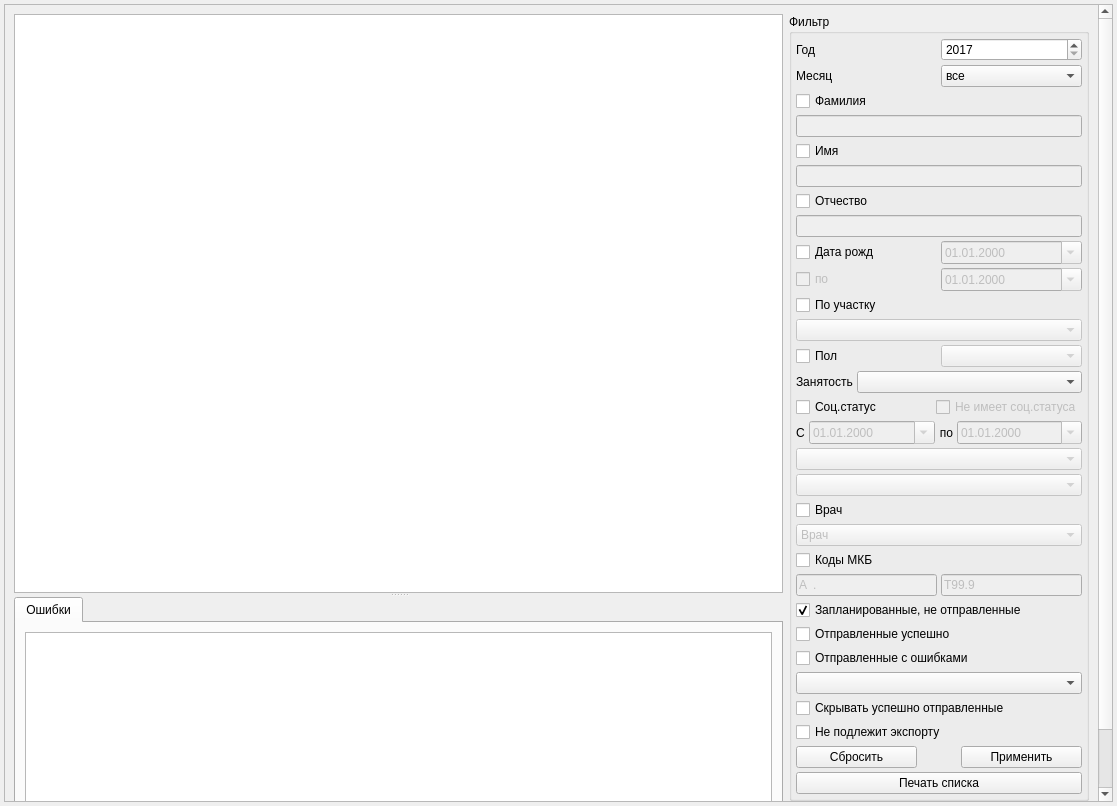
<?xml version="1.0" encoding="UTF-8"?>
<ui version="4.0">
 <class>DispExchangeDiagnosisPage</class>
 <widget class="QWidget" name="DispExchangeDiagnosisPage">
  <property name="geometry">
   <rect>
    <x>0</x>
    <y>0</y>
    <width>1117</width>
    <height>806</height>
   </rect>
  </property>
  <property name="windowTitle">
   <string>Диспансерные осмотры</string>
  </property>
  <layout class="QHBoxLayout" name="horizontalLayout" stretch="0">
   <property name="spacing">
    <number>4</number>
   </property>
   <property name="margin">
    <number>4</number>
   </property>
   <item>
    <widget class="QScrollArea" name="scrollArea">
     <property name="widgetResizable">
      <bool>true</bool>
     </property>
     <widget class="QWidget" name="scrollAreaWidgetContents">
      <property name="geometry">
       <rect>
        <x>0</x>
        <y>0</y>
        <width>1107</width>
        <height>796</height>
       </rect>
      </property>
      <layout class="QHBoxLayout" name="horizontalLayout_2">
       <item>
        <widget class="QSplitter" name="splitter">
         <property name="sizePolicy">
          <sizepolicy hsizetype="Expanding" vsizetype="Expanding">
           <horstretch>1</horstretch>
           <verstretch>0</verstretch>
          </sizepolicy>
         </property>
         <property name="orientation">
          <enum>Qt::Vertical</enum>
         </property>
         <widget class="CTableView" name="tblDiagnosisDispansPlaned">
          <property name="sizePolicy">
           <sizepolicy hsizetype="Expanding" vsizetype="Expanding">
            <horstretch>0</horstretch>
            <verstretch>1</verstretch>
           </sizepolicy>
          </property>
         </widget>
         <widget class="QWidget" name="layoutWidget">
          <layout class="QVBoxLayout" name="verticalLayout_2">
           <item>
            <widget class="QTabWidget" name="tabWidget">
             <property name="sizePolicy">
              <sizepolicy hsizetype="Expanding" vsizetype="Expanding">
               <horstretch>0</horstretch>
               <verstretch>0</verstretch>
              </sizepolicy>
             </property>
             <property name="currentIndex">
              <number>0</number>
             </property>
             <widget class="QWidget" name="tabPlanExportErrors">
              <attribute name="title">
               <string>Ошибки</string>
              </attribute>
              <layout class="QVBoxLayout" name="verticalLayout">
               <item>
                <widget class="CTableView" name="tblPlanExportErrors"/>
               </item>
              </layout>
             </widget>
            </widget>
           </item>
           <item>
            <widget class="QLabel" name="lblRowCount">
             <property name="text">
              <string>Список пуст</string>
             </property>
            </widget>
           </item>
          </layout>
         </widget>
        </widget>
       </item>
       <item>
        <layout class="QVBoxLayout" name="verticalLayout_3">
         <property name="sizeConstraint">
          <enum>QLayout::SetDefaultConstraint</enum>
         </property>
         <item>
          <widget class="QGroupBox" name="groupBox">
           <property name="sizePolicy">
            <sizepolicy hsizetype="Minimum" vsizetype="Fixed">
             <horstretch>0</horstretch>
             <verstretch>0</verstretch>
            </sizepolicy>
           </property>
           <property name="minimumSize">
            <size>
             <width>300</width>
             <height>0</height>
            </size>
           </property>
           <property name="title">
            <string>Фильтр</string>
           </property>
           <layout class="QVBoxLayout" name="verticalLayout_6">
            <property name="spacing">
             <number>4</number>
            </property>
            <property name="margin">
             <number>4</number>
            </property>
            <item>
             <layout class="QGridLayout" name="gridLayout">
              <item row="1" column="0">
               <widget class="QLabel" name="label_2">
                <property name="text">
                 <string>Месяц</string>
                </property>
               </widget>
              </item>
              <item row="0" column="1">
               <widget class="QSpinBox" name="sbYear">
                <property name="minimum">
                 <number>2017</number>
                </property>
                <property name="maximum">
                 <number>9999</number>
                </property>
               </widget>
              </item>
              <item row="1" column="1">
               <widget class="QComboBox" name="cmbMonth">
                <item>
                 <property name="text">
                  <string>все</string>
                 </property>
                </item>
                <item>
                 <property name="text">
                  <string>январь</string>
                 </property>
                </item>
                <item>
                 <property name="text">
                  <string>февраль</string>
                 </property>
                </item>
                <item>
                 <property name="text">
                  <string>март</string>
                 </property>
                </item>
                <item>
                 <property name="text">
                  <string>апрель</string>
                 </property>
                </item>
                <item>
                 <property name="text">
                  <string>май</string>
                 </property>
                </item>
                <item>
                 <property name="text">
                  <string>июнь</string>
                 </property>
                </item>
                <item>
                 <property name="text">
                  <string>июль</string>
                 </property>
                </item>
                <item>
                 <property name="text">
                  <string>август</string>
                 </property>
                </item>
                <item>
                 <property name="text">
                  <string>сентябрь</string>
                 </property>
                </item>
                <item>
                 <property name="text">
                  <string>октябрь</string>
                 </property>
                </item>
                <item>
                 <property name="text">
                  <string>ноябрь</string>
                 </property>
                </item>
                <item>
                 <property name="text">
                  <string>декабрь</string>
                 </property>
                </item>
               </widget>
              </item>
              <item row="0" column="0">
               <widget class="QLabel" name="label">
                <property name="text">
                 <string>Год</string>
                </property>
               </widget>
              </item>
             </layout>
            </item>
            <item>
             <widget class="QCheckBox" name="chkFilterLastName">
              <property name="sizePolicy">
               <sizepolicy hsizetype="Minimum" vsizetype="Fixed">
                <horstretch>0</horstretch>
                <verstretch>0</verstretch>
               </sizepolicy>
              </property>
              <property name="text">
               <string>Фамилия</string>
              </property>
             </widget>
            </item>
            <item>
             <widget class="QLineEdit" name="edtFilterLastName">
              <property name="enabled">
               <bool>false</bool>
              </property>
              <property name="sizePolicy">
               <sizepolicy hsizetype="Minimum" vsizetype="Fixed">
                <horstretch>0</horstretch>
                <verstretch>0</verstretch>
               </sizepolicy>
              </property>
             </widget>
            </item>
            <item>
             <widget class="QCheckBox" name="chkFilterFirstName">
              <property name="sizePolicy">
               <sizepolicy hsizetype="Minimum" vsizetype="Fixed">
                <horstretch>0</horstretch>
                <verstretch>0</verstretch>
               </sizepolicy>
              </property>
              <property name="text">
               <string>Имя</string>
              </property>
             </widget>
            </item>
            <item>
             <widget class="QLineEdit" name="edtFilterFirstName">
              <property name="enabled">
               <bool>false</bool>
              </property>
              <property name="sizePolicy">
               <sizepolicy hsizetype="Minimum" vsizetype="Fixed">
                <horstretch>0</horstretch>
                <verstretch>0</verstretch>
               </sizepolicy>
              </property>
             </widget>
            </item>
            <item>
             <widget class="QCheckBox" name="chkFilterPatrName">
              <property name="sizePolicy">
               <sizepolicy hsizetype="Minimum" vsizetype="Fixed">
                <horstretch>0</horstretch>
                <verstretch>0</verstretch>
               </sizepolicy>
              </property>
              <property name="text">
               <string>Отчество</string>
              </property>
             </widget>
            </item>
            <item>
             <widget class="QLineEdit" name="edtFilterPatrName">
              <property name="enabled">
               <bool>false</bool>
              </property>
              <property name="sizePolicy">
               <sizepolicy hsizetype="Minimum" vsizetype="Fixed">
                <horstretch>0</horstretch>
                <verstretch>0</verstretch>
               </sizepolicy>
              </property>
             </widget>
            </item>
            <item>
             <layout class="QHBoxLayout" name="horizontalLayout_30" stretch="2,2">
              <item>
               <widget class="QCheckBox" name="chkFilterBirthDay">
                <property name="sizePolicy">
                 <sizepolicy hsizetype="Minimum" vsizetype="Fixed">
                  <horstretch>0</horstretch>
                  <verstretch>0</verstretch>
                 </sizepolicy>
                </property>
                <property name="text">
                 <string>Дата рожд</string>
                </property>
               </widget>
              </item>
              <item>
               <widget class="CDateEdit" name="edtFilterBirthDay">
                <property name="enabled">
                 <bool>false</bool>
                </property>
                <property name="sizePolicy">
                 <sizepolicy hsizetype="Preferred" vsizetype="Fixed">
                  <horstretch>0</horstretch>
                  <verstretch>0</verstretch>
                 </sizepolicy>
                </property>
                <property name="displayFormat">
                 <string notr="true">dd.MM.yyyy</string>
                </property>
                <property name="calendarPopup">
                 <bool>true</bool>
                </property>
               </widget>
              </item>
             </layout>
            </item>
            <item>
             <layout class="QHBoxLayout" name="horizontalLayout_29" stretch="2,2">
              <item>
               <widget class="QCheckBox" name="chkFilterEndBirthDay">
                <property name="enabled">
                 <bool>false</bool>
                </property>
                <property name="sizePolicy">
                 <sizepolicy hsizetype="Minimum" vsizetype="Fixed">
                  <horstretch>0</horstretch>
                  <verstretch>0</verstretch>
                 </sizepolicy>
                </property>
                <property name="text">
                 <string>по</string>
                </property>
               </widget>
              </item>
              <item>
               <widget class="CDateEdit" name="edtFilterEndBirthDay">
                <property name="enabled">
                 <bool>false</bool>
                </property>
                <property name="sizePolicy">
                 <sizepolicy hsizetype="Preferred" vsizetype="Fixed">
                  <horstretch>0</horstretch>
                  <verstretch>0</verstretch>
                 </sizepolicy>
                </property>
                <property name="displayFormat">
                 <string notr="true">dd.MM.yyyy</string>
                </property>
                <property name="calendarPopup">
                 <bool>true</bool>
                </property>
               </widget>
              </item>
             </layout>
            </item>
            <item>
             <widget class="QCheckBox" name="chkFilterAddressOrgStructure">
              <property name="text">
               <string>По участку</string>
              </property>
             </widget>
            </item>
            <item>
             <widget class="COrgStructureComboBox" name="cmbFilterAddressOrgStructure">
              <property name="enabled">
               <bool>false</bool>
              </property>
             </widget>
            </item>
            <item>
             <layout class="QHBoxLayout" name="horizontalLayout_28" stretch="2,2">
              <item>
               <widget class="QCheckBox" name="chkFilterSex">
                <property name="text">
                 <string>Пол</string>
                </property>
               </widget>
              </item>
              <item>
               <widget class="QComboBox" name="cmbFilterSex">
                <property name="enabled">
                 <bool>false</bool>
                </property>
                <property name="sizePolicy">
                 <sizepolicy hsizetype="Preferred" vsizetype="Fixed">
                  <horstretch>0</horstretch>
                  <verstretch>0</verstretch>
                 </sizepolicy>
                </property>
                <property name="maximumSize">
                 <size>
                  <width>16777215</width>
                  <height>16777215</height>
                 </size>
                </property>
                <item>
                 <property name="text">
                  <string/>
                 </property>
                </item>
                <item>
                 <property name="text">
                  <string>М</string>
                 </property>
                </item>
                <item>
                 <property name="text">
                  <string>Ж</string>
                 </property>
                </item>
               </widget>
              </item>
             </layout>
            </item>
            <item>
             <layout class="QHBoxLayout" name="horizontalLayout_4" stretch="0,1">
              <property name="spacing">
               <number>4</number>
              </property>
              <item>
               <widget class="QLabel" name="lblBusyness">
                <property name="text">
                 <string>Занятость</string>
                </property>
               </widget>
              </item>
              <item>
               <widget class="QComboBox" name="cmbBusyness">
                <property name="sizePolicy">
                 <sizepolicy hsizetype="Preferred" vsizetype="Fixed">
                  <horstretch>0</horstretch>
                  <verstretch>0</verstretch>
                 </sizepolicy>
                </property>
                <item>
                 <property name="text">
                  <string/>
                 </property>
                </item>
                <item>
                 <property name="text">
                  <string>работающие</string>
                 </property>
                </item>
                <item>
                 <property name="text">
                  <string>неработающие</string>
                 </property>
                </item>
               </widget>
              </item>
             </layout>
            </item>
            <item>
             <layout class="QHBoxLayout" name="horizontalLayout_5">
              <item>
               <widget class="QCheckBox" name="chkSocStatuses">
                <property name="text">
                 <string>Соц.статус</string>
                </property>
               </widget>
              </item>
              <item>
               <widget class="QCheckBox" name="chkSocStatusesCondition">
                <property name="enabled">
                 <bool>false</bool>
                </property>
                <property name="text">
                 <string>Не имеет соц.статуса</string>
                </property>
               </widget>
              </item>
             </layout>
            </item>
            <item>
             <layout class="QHBoxLayout" name="horizontalLayout_38" stretch="0,2,0,2">
              <item>
               <widget class="QLabel" name="lblFilterSocStatusesBegDate">
                <property name="sizePolicy">
                 <sizepolicy hsizetype="Minimum" vsizetype="Preferred">
                  <horstretch>0</horstretch>
                  <verstretch>0</verstretch>
                 </sizepolicy>
                </property>
                <property name="text">
                 <string>С</string>
                </property>
               </widget>
              </item>
              <item>
               <widget class="CDateEdit" name="edtFilterSocStatusesBegDate">
                <property name="enabled">
                 <bool>false</bool>
                </property>
                <property name="sizePolicy">
                 <sizepolicy hsizetype="Preferred" vsizetype="Fixed">
                  <horstretch>0</horstretch>
                  <verstretch>0</verstretch>
                 </sizepolicy>
                </property>
                <property name="displayFormat">
                 <string notr="true">dd.MM.yyyy</string>
                </property>
                <property name="calendarPopup">
                 <bool>true</bool>
                </property>
               </widget>
              </item>
              <item>
               <widget class="QLabel" name="lblFilterSocStatusesEndDate">
                <property name="sizePolicy">
                 <sizepolicy hsizetype="Minimum" vsizetype="Preferred">
                  <horstretch>0</horstretch>
                  <verstretch>0</verstretch>
                 </sizepolicy>
                </property>
                <property name="text">
                 <string>по</string>
                </property>
                <property name="alignment">
                 <set>Qt::AlignRight|Qt::AlignTrailing|Qt::AlignVCenter</set>
                </property>
               </widget>
              </item>
              <item>
               <widget class="CDateEdit" name="edtFilterSocStatusesEndDate">
                <property name="enabled">
                 <bool>false</bool>
                </property>
                <property name="sizePolicy">
                 <sizepolicy hsizetype="Preferred" vsizetype="Fixed">
                  <horstretch>0</horstretch>
                  <verstretch>0</verstretch>
                 </sizepolicy>
                </property>
                <property name="displayFormat">
                 <string notr="true">dd.MM.yyyy</string>
                </property>
                <property name="calendarPopup">
                 <bool>true</bool>
                </property>
               </widget>
              </item>
             </layout>
            </item>
            <item>
             <widget class="CSocStatusComboBox" name="cmbSocStatusesClass">
              <property name="enabled">
               <bool>false</bool>
              </property>
             </widget>
            </item>
            <item>
             <widget class="CRBComboBox" name="cmbSocStatusesType">
              <property name="enabled">
               <bool>false</bool>
              </property>
             </widget>
            </item>
            <item>
             <widget class="QCheckBox" name="chkFilterPerson">
              <property name="text">
               <string>Врач</string>
              </property>
             </widget>
            </item>
            <item>
             <widget class="CPersonComboBoxEx" name="cmbFilterPerson">
              <property name="enabled">
               <bool>false</bool>
              </property>
              <property name="sizePolicy">
               <sizepolicy hsizetype="Preferred" vsizetype="Fixed">
                <horstretch>0</horstretch>
                <verstretch>0</verstretch>
               </sizepolicy>
              </property>
              <property name="whatsThis">
               <string/>
              </property>
              <item>
               <property name="text">
                <string>Врач</string>
               </property>
              </item>
             </widget>
            </item>
            <item>
             <widget class="QCheckBox" name="chkFilterMKB">
              <property name="text">
               <string>Коды МКБ</string>
              </property>
             </widget>
            </item>
            <item>
             <layout class="QHBoxLayout" name="horizontalLayout_83">
              <item>
               <widget class="CICDCodeEdit" name="edtFilterMKBFrom">
                <property name="enabled">
                 <bool>false</bool>
                </property>
                <property name="sizePolicy">
                 <sizepolicy hsizetype="Minimum" vsizetype="Fixed">
                  <horstretch>0</horstretch>
                  <verstretch>0</verstretch>
                 </sizepolicy>
                </property>
                <property name="inputMask">
                 <string>a00.00; </string>
                </property>
                <property name="text">
                 <string>A.</string>
                </property>
               </widget>
              </item>
              <item>
               <widget class="CICDCodeEdit" name="edtFilterMKBTo">
                <property name="enabled">
                 <bool>false</bool>
                </property>
                <property name="sizePolicy">
                 <sizepolicy hsizetype="Minimum" vsizetype="Fixed">
                  <horstretch>0</horstretch>
                  <verstretch>0</verstretch>
                 </sizepolicy>
                </property>
                <property name="inputMask">
                 <string>a00.00; </string>
                </property>
                <property name="text">
                 <string>T99.9</string>
                </property>
                <property name="maxLength">
                 <number>6</number>
                </property>
               </widget>
              </item>
             </layout>
            </item>
            <item>
             <widget class="QCheckBox" name="chkNotExported">
              <property name="text">
               <string>Запланированные, не отправленные</string>
              </property>
              <property name="checked">
               <bool>true</bool>
              </property>
             </widget>
            </item>
            <item>
             <widget class="QCheckBox" name="chkExportedSuccessfully">
              <property name="text">
               <string>Отправленные успешно</string>
              </property>
              <property name="checked">
               <bool>false</bool>
              </property>
             </widget>
            </item>
            <item>
             <widget class="QCheckBox" name="chkExportedWithErrors">
              <property name="text">
               <string>Отправленные с ошибками</string>
              </property>
              <property name="checked">
               <bool>false</bool>
              </property>
             </widget>
            </item>
            <item>
             <widget class="CRecordMultivalueComboBox" name="cmbExportedWithErrors"/>
            </item>
            <item>
             <widget class="QCheckBox" name="chkHideSuccess">
              <property name="text">
               <string>Скрывать успешно отправленные</string>
              </property>
             </widget>
            </item>
            <item>
             <widget class="QCheckBox" name="chkFilterIsExport">
              <property name="text">
               <string>Не подлежит экспорту</string>
              </property>
             </widget>
            </item>
            <item>
             <layout class="QHBoxLayout" name="horizontalLayout_3">
              <item>
               <widget class="QPushButton" name="btnResetFilter">
                <property name="text">
                 <string>Сбросить</string>
                </property>
               </widget>
              </item>
              <item>
               <spacer name="horizontalSpacer">
                <property name="orientation">
                 <enum>Qt::Horizontal</enum>
                </property>
                <property name="sizeType">
                 <enum>QSizePolicy::Minimum</enum>
                </property>
                <property name="sizeHint" stdset="0">
                 <size>
                  <width>40</width>
                  <height>20</height>
                 </size>
                </property>
               </spacer>
              </item>
              <item>
               <widget class="QPushButton" name="btnApplyFilter">
                <property name="text">
                 <string>Применить</string>
                </property>
               </widget>
              </item>
             </layout>
            </item>
            <item>
             <widget class="QPushButton" name="btnShowReport">
              <property name="text">
               <string>Печать списка</string>
              </property>
             </widget>
            </item>
           </layout>
          </widget>
         </item>
         <item>
          <widget class="QPushButton" name="btnPutEvPlanList">
           <property name="text">
            <string>Экспорт плана диспансерных осмотров</string>
           </property>
          </widget>
         </item>
         <item>
          <widget class="QPushButton" name="btnExportedPlan">
           <property name="text">
            <string>Список запланированных в ТФОМС</string>
           </property>
          </widget>
         </item>
         <item>
          <spacer name="verticalSpacer">
           <property name="orientation">
            <enum>Qt::Vertical</enum>
           </property>
           <property name="sizeHint" stdset="0">
            <size>
             <width>20</width>
             <height>40</height>
            </size>
           </property>
          </spacer>
         </item>
        </layout>
       </item>
      </layout>
     </widget>
    </widget>
   </item>
  </layout>
 </widget>
 <customwidgets>
  <customwidget>
   <class>COrgStructureComboBox</class>
   <extends>QComboBox</extends>
   <header>Orgs/OrgStructComboBoxes.h</header>
  </customwidget>
  <customwidget>
   <class>CDateEdit</class>
   <extends>QDateEdit</extends>
   <header>library/DateEdit</header>
  </customwidget>
  <customwidget>
   <class>CTableView</class>
   <extends>QTableView</extends>
   <header>library/TableView.h</header>
  </customwidget>
  <customwidget>
   <class>CPersonComboBoxEx</class>
   <extends>QComboBox</extends>
   <header>Orgs/PersonComboBoxEx.h</header>
  </customwidget>
  <customwidget>
   <class>CICDCodeEdit</class>
   <extends>QLineEdit</extends>
   <header>library/ICDCodeEdit.h</header>
  </customwidget>
  <customwidget>
   <class>CRBComboBox</class>
   <extends>QComboBox</extends>
   <header>library/crbcombobox.h</header>
  </customwidget>
  <customwidget>
   <class>CSocStatusComboBox</class>
   <extends>QComboBox</extends>
   <header>Registry/SocStatusComboBox.h</header>
  </customwidget>
  <customwidget>
   <class>CRecordMultivalueComboBox</class>
   <extends>QComboBox</extends>
   <header>library/MultivalueComboBox.h</header>
  </customwidget>
 </customwidgets>
 <tabstops>
  <tabstop>scrollArea</tabstop>
  <tabstop>tblDiagnosisDispansPlaned</tabstop>
  <tabstop>tabWidget</tabstop>
  <tabstop>tblPlanExportErrors</tabstop>
  <tabstop>sbYear</tabstop>
  <tabstop>cmbMonth</tabstop>
  <tabstop>chkFilterLastName</tabstop>
  <tabstop>edtFilterLastName</tabstop>
  <tabstop>chkFilterFirstName</tabstop>
  <tabstop>edtFilterFirstName</tabstop>
  <tabstop>chkFilterPatrName</tabstop>
  <tabstop>edtFilterPatrName</tabstop>
  <tabstop>chkFilterBirthDay</tabstop>
  <tabstop>edtFilterBirthDay</tabstop>
  <tabstop>chkFilterEndBirthDay</tabstop>
  <tabstop>edtFilterEndBirthDay</tabstop>
  <tabstop>chkFilterAddressOrgStructure</tabstop>
  <tabstop>cmbFilterAddressOrgStructure</tabstop>
  <tabstop>chkFilterSex</tabstop>
  <tabstop>cmbFilterSex</tabstop>
  <tabstop>cmbBusyness</tabstop>
  <tabstop>chkSocStatuses</tabstop>
  <tabstop>chkSocStatusesCondition</tabstop>
  <tabstop>edtFilterSocStatusesBegDate</tabstop>
  <tabstop>edtFilterSocStatusesEndDate</tabstop>
  <tabstop>cmbSocStatusesClass</tabstop>
  <tabstop>cmbSocStatusesType</tabstop>
  <tabstop>chkFilterPerson</tabstop>
  <tabstop>cmbFilterPerson</tabstop>
  <tabstop>chkFilterMKB</tabstop>
  <tabstop>edtFilterMKBFrom</tabstop>
  <tabstop>edtFilterMKBTo</tabstop>
  <tabstop>chkNotExported</tabstop>
  <tabstop>chkExportedSuccessfully</tabstop>
  <tabstop>chkExportedWithErrors</tabstop>
  <tabstop>cmbExportedWithErrors</tabstop>
  <tabstop>chkHideSuccess</tabstop>
  <tabstop>chkFilterIsExport</tabstop>
  <tabstop>btnResetFilter</tabstop>
  <tabstop>btnApplyFilter</tabstop>
  <tabstop>btnShowReport</tabstop>
  <tabstop>btnPutEvPlanList</tabstop>
  <tabstop>btnExportedPlan</tabstop>
 </tabstops>
 <resources/>
 <connections>
  <connection>
   <sender>chkExportedWithErrors</sender>
   <signal>toggled(bool)</signal>
   <receiver>cmbExportedWithErrors</receiver>
   <slot>setVisible(bool)</slot>
   <hints>
    <hint type="sourcelabel">
     <x>951</x>
     <y>608</y>
    </hint>
    <hint type="destinationlabel">
     <x>951</x>
     <y>630</y>
    </hint>
   </hints>
  </connection>
 </connections>
</ui>
